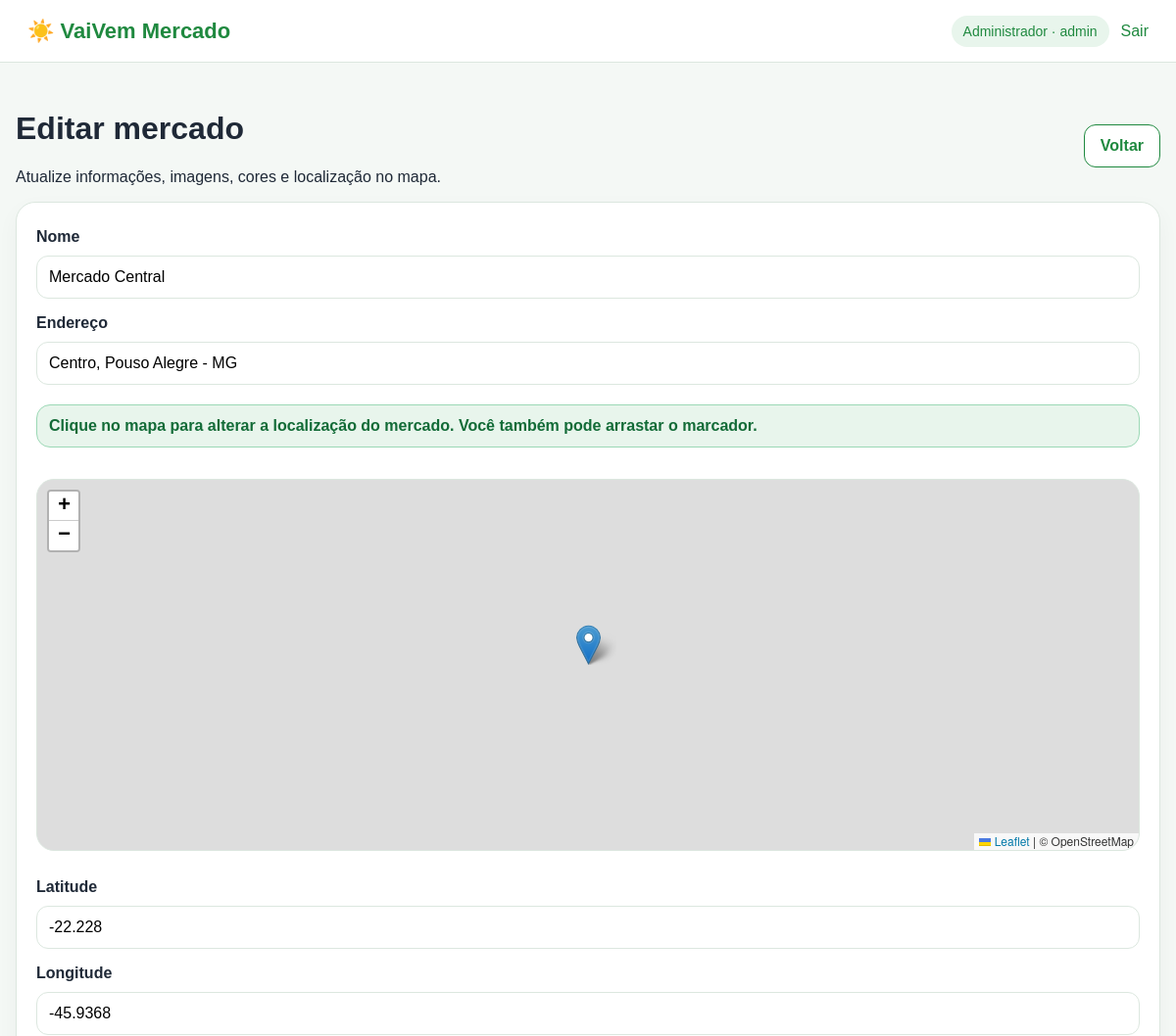
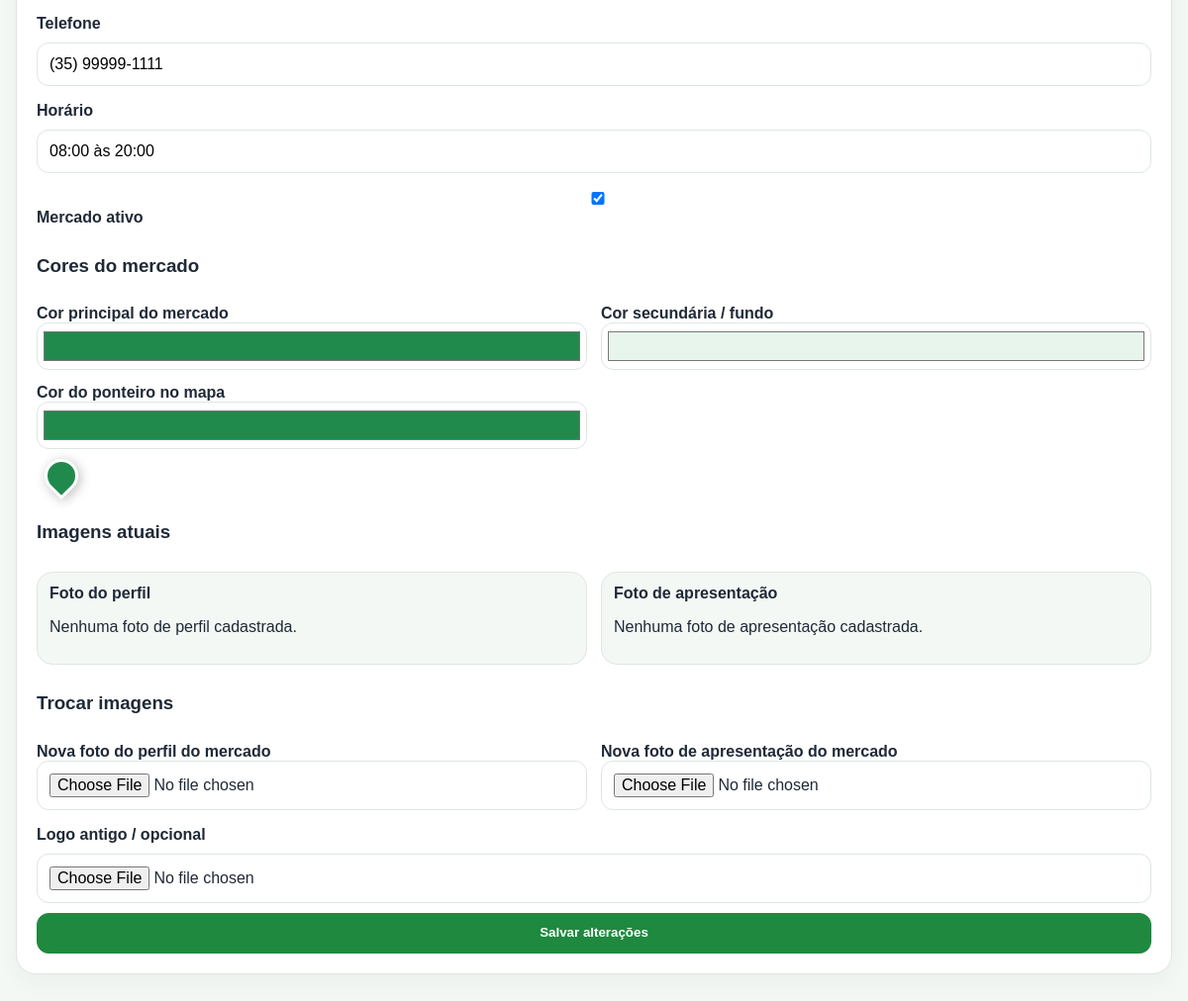
Screenshot of /admin/mercados/1/editar (signed in) with the database file from the repository (2 pictures, top to bottom).
### app/models.py (models this page shows, shortened)
class ConfiguracaoSite(db.Model):
    id = db.Column(db.Integer, primary_key=True)
    nome_site = db.Column(db.String(120), default="VaiVem Mercado")
    slogan = db.Column(db.String(255), default="Mercados do bairro, comparação de preços e entrega local.")
    bairro_regiao = db.Column(db.String(120), default="")
    telefone_suporte = db.Column(db.String(40), default="")
    email_suporte = db.Column(db.String(160), default="")
    logo_site = db.Column(db.String(255))
    icone_site = db.Column(db.String(255))
    cor_principal = db.Column(db.String(20), default="#1f8a4c")
    cor_secundaria = db.Column(db.String(20), default="#e8f5ec")
    comparacao_precos_ativa = db.Column(db.Boolean, default=True)
    tipo_mapa = db.Column(db.String(40), default="openstreetmap")
    google_maps_api_key = db.Column(db.String(255), default="")
    pix_chave = db.Column(db.String(180), default="")
    pix_nome_recebedor = db.Column(db.String(160), default="")
    pix_cidade_recebedor = db.Column(db.String(120), default="")
    mensagem_padrao_cliente = db.Column(db.Text, default="Olá! Seu pedido foi recebido e em breve será atendido.")
    mensagem_padrao_entregador = db.Column(db.Text, default="Olá! Sou o entregador responsável pelo seu pedido.")
    atualizado_em = db.Column(db.DateTime, default=datetime.utcnow, onupdate=datetime.utcnow)

class Usuario(UserMixin, db.Model):
    id = db.Column(db.Integer, primary_key=True)
    nome = db.Column(db.String(120), nullable=False)
    email = db.Column(db.String(160), unique=True, nullable=False)
    senha_hash = db.Column(db.String(255), nullable=False)
    tipo = db.Column(db.String(30), nullable=False, default="cliente")
    telefone = db.Column(db.String(40))
    foto = db.Column(db.String(255))
    endereco = db.Column(db.String(255))
    criado_em = db.Column(db.DateTime, default=datetime.utcnow)

class Mercado(db.Model):
    id = db.Column(db.Integer, primary_key=True)
    nome = db.Column(db.String(140), nullable=False)
    endereco = db.Column(db.String(255), nullable=False)
    latitude = db.Column(db.Float, nullable=False, default=-22.228)
    longitude = db.Column(db.Float, nullable=False, default=-45.936)
    telefone = db.Column(db.String(40))
    horario = db.Column(db.String(120))
    logo = db.Column(db.String(255))
    foto_perfil = db.Column(db.String(255))
    foto_apresentacao = db.Column(db.String(255))
    cor_primaria = db.Column(db.String(20), default="#1f8a4c")
    cor_secundaria = db.Column(db.String(20), default="#e8f5ec")
    cor_ponteiro = db.Column(db.String(20), default="#1f8a4c")
    ativo = db.Column(db.Boolean, default=True)
    produtos = db.relationship("Produto", backref="mercado", cascade="all, delete-orphan")

### app/routes/admin.py (the view, shortened to what this page needs)
@admin_bp.route("/mercados/<int:mercado_id>/editar", methods=["GET", "POST"])
@login_required
def editar_mercado(mercado_id):
    mercado = Mercado.query.get_or_404(mercado_id)
    return render_template("admin/mercado_editar.html", mercado=mercado)

### app/routes/admin.py (called while the page is built)
@admin_bp.before_request
def proteger_admin():
    if not current_user.is_authenticated or current_user.tipo != "admin":
        flash("Acesso restrito ao administrador.", "danger")
        return redirect(url_for("auth.login"))

### app/templates/admin/mercado_editar.html (shortened to what this page needs)
{% extends "base.html" %}
{% block content %}
<div class="page-head">
  <div>
    <h1>Editar mercado</h1>
    <p>Atualize informações, imagens, cores e localização no mapa.</p>
  </div>
  <a class="btn" href="{{ url_for('admin.mercados') }}">Voltar</a>
</div>
<form class="form-grid card" method="post" enctype="multipart/form-data">
  <label>Nome</label>
  <input name="nome" value="{{ mercado.nome }}" required>
  <label>Endereço</label>
  <input name="endereco" value="{{ mercado.endereco }}" required>
  <div class="map-help">
    Clique no mapa para alterar a localização do mercado. Você também pode arrastar o marcador.
  </div>
  <div id="mapa-mercado"></div>
  <label>Latitude</label>
  <input id="latitude" name="latitude" value="{{ mercado.latitude }}" required>
  <label>Longitude</label>
  <input id="longitude" name="longitude" value="{{ mercado.longitude }}" required>
  <label>Telefone</label>
  <input name="telefone" value="{{ mercado.telefone or '' }}">
  <label>Horário</label>
  <input name="horario" value="{{ mercado.horario or '' }}">
  <label>
    <input type="checkbox" name="ativo" {% if mercado.ativo %}checked{% endif %}>
    Mercado ativo
  </label>
  <h3>Cores do mercado</h3>
  <div class="color-fields">
    <div>
      <label>Cor principal do mercado</label>
      <input id="cor_primaria" name="cor_primaria" type="color" value="{{ mercado.cor_primaria or '#1f8a4c' }}">
    </div>
    <div>
      <label>Cor secundária / fundo</label>
      <input id="cor_secundaria" name="cor_secundaria" type="color" value="{{ mercado.cor_secundaria or '#e8f5ec' }}">
    </div>
    <div>
      <label>Cor do ponteiro no mapa</label>
      <input id="cor_ponteiro" name="cor_ponteiro" type="color" value="{{ mercado.cor_ponteiro or '#1f8a4c' }}">
      <div id="marker-preview" class="marker-preview"></div>
    </div>
  </div>
  <h3>Imagens atuais</h3>
  <div class="current-images">
    <div class="image-preview">
      <strong>Foto do perfil</strong>
      {% if mercado.foto_perfil %}
        <img src="{{ url_for('static', filename='uploads/' ~ mercado.foto_perfil) }}" alt="Foto do perfil">
      {% else %}
        <p>Nenhuma foto de perfil cadastrada.</p>
      {% endif %}
    </div>
    <div class="image-preview">
      <strong>Foto de apresentação</strong>
      {% if mercado.foto_apresentacao %}
        <img src="{{ url_for('static', filename='uploads/' ~ mercado.foto_apresentacao) }}" alt="Foto de apresentação">
      {% else %}
        <p>Nenhuma foto de apresentação cadastrada.</p>
      {% endif %}
    </div>
  </div>
  <h3>Trocar imagens</h3>
  <div class="image-fields">
    <div>
      <label>Nova foto do perfil do mercado</label>
      <input name="foto_perfil" type="file" accept="image/*">
    </div>
    <div>
      <label>Nova foto de apresentação do mercado</label>
      <input name="foto_apresentacao" type="file" accept="image/*">
    </div>
  </div>
  <label>Logo antigo / opcional</label>
  <input name="logo" type="file" accept="image/*">
  <button class="btn primary" type="submit">Salvar alterações</button>
</form>
{% endblock %}

### app/templates/base.html (shortened to what this page needs)
<!doctype html>
<html lang="pt-br">
<head>
  <link rel="stylesheet" href="https://unpkg.com/leaflet@1.9.4/dist/leaflet.css">
  <link rel="stylesheet" href="{{ url_for('static', filename='css/style.css') }}">
</head>
<body>
<header class="topbar">
  <a class="brand" href="{{ url_for('auth.index') }}">
    {% if config_site and config_site.logo_site %}
      <img class="brand-logo-img" src="{{ url_for('static', filename='uploads/' ~ config_site.logo_site) }}" alt="Logo">
    {% else %}
      ☀️
    {% endif %}
    {{ config_site.nome_site if config_site else 'VaiVem Mercado' }}
  </a>
  <nav>
    {% if current_user.is_authenticated %}
      <span class="user-pill">{{ current_user.nome }} · {{ current_user.tipo }}</span>
      <a href="{{ url_for('auth.logout') }}">Sair</a>
    {% else %}
      <a href="{{ url_for('auth.login') }}">Entrar</a>
      <a href="{{ url_for('auth.cadastro') }}">Cadastro</a>
    {% endif %}
  </nav>
</header>
<main class="container">
  {% block content %}{% endblock %}
</main>
</body>
</html>

### app/static/css/style.css (style rules this page uses)
:root { --green:#1f8a4c; --green-dark:#126b37; --bg:#f4f8f5; --card:#ffffff; --text:#1f2937; --muted:#6b7280; --border:#dce7df; }
* { box-sizing:border-box }
html,body { max-width:100%;overflow-x:hidden }
body { margin:0;font-family:Arial,Helvetica,sans-serif;background:var(--bg);color:var(--text) }
a { color:var(--green-dark);text-decoration:none }
.topbar { min-height:64px; padding:14px 28px; background:var(--card); border-bottom:1px solid var(--border); display:flex; justify-content:space-between; align-items:center; gap:16px; position:sticky; top:0; z-index:10; }
.brand { font-size:22px; font-weight:800; color:var(--green-dark); display:inline-flex; align-items:center; gap:8px; min-width:0; }
.topbar nav { display:flex;gap:12px;align-items:center;flex-wrap:wrap }
.user-pill { background:#e8f5ec;padding:8px 12px;border-radius:999px;color:var(--green-dark);font-size:14px }
.container { width:min(1180px,calc(100% - 32px));margin:28px auto }
.card,.auth-card,.product-card,.stat { background:var(--card);border:1px solid var(--border);border-radius:20px;padding:20px;box-shadow:0 8px 22px #0000000a }
.form-grid,form { display:grid;gap:10px }
label { font-weight:700;margin-top:6px }
input,select,textarea { width:100%;border:1px solid var(--border);border-radius:12px;padding:12px;font-size:16px;background:#fff }
.btn,button { border:1px solid var(--green); background:#fff; color:var(--green-dark); border-radius:12px; padding:11px 16px; font-weight:800; cursor:pointer; display:inline-flex; align-items:center; justify-content:center; gap:8px; max-width:100%; text-align:center; line-height:1.25; white-space:normal; }
.btn.primary,button.primary { background:var(--green);color:#fff }
.page-head,.client-head { display:flex;align-items:center;justify-content:space-between;gap:16px;flex-wrap:wrap }

### rows the page displays
ConfiguracaoSite: nome_site "VaiVem Mercado"
Usuario: nome "Administrador", tipo "admin"
Mercado: nome "Mercado Central", endereco "Centro, Pouso Alegre - MG", latitude "-22.228", longitude "-45.9368", telefone "(35) 99999-1111", horario "08:00 às 20:00", ativo "☑", cor_primaria "#1f8a4c", cor_secundaria "#e8f5ec", cor_ponteiro "#1f8a4c"
